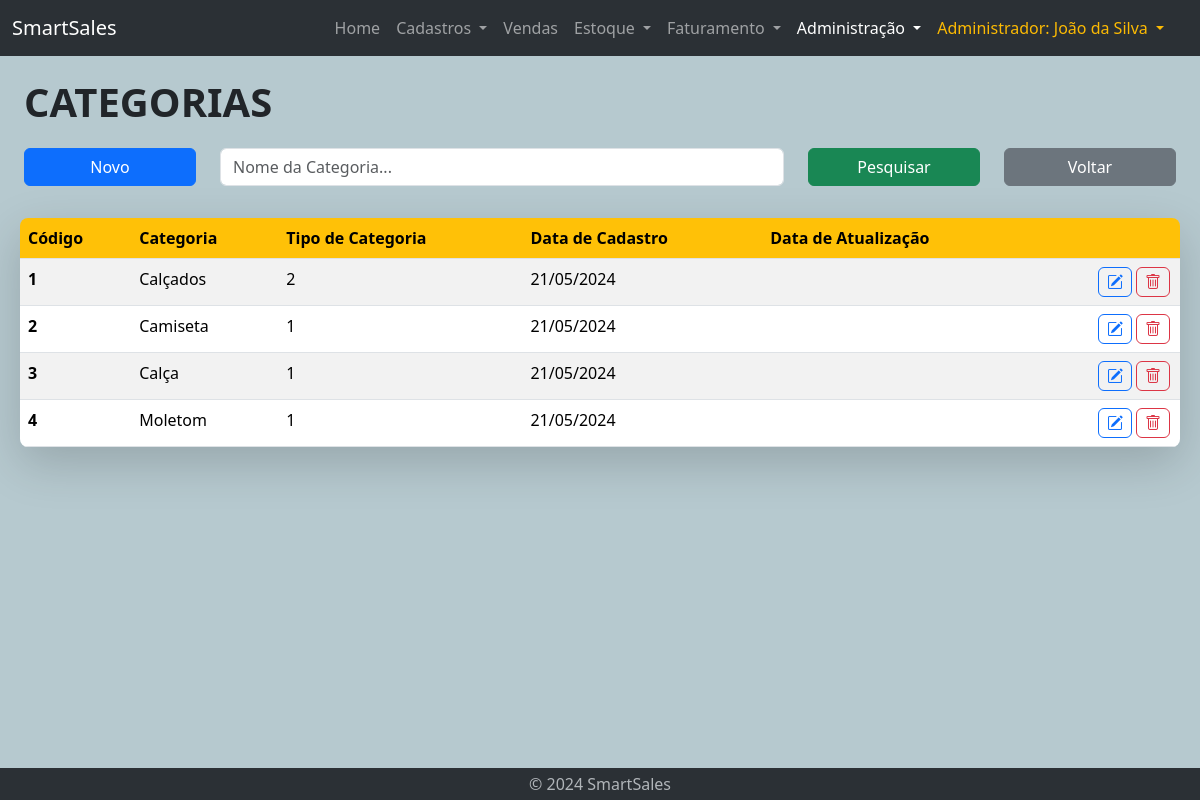
/admin-lst-categoria.php (signed in), run on the app's committed database.
### tables this page shows
CREATE TABLE categoria (
    id int AUTO_INCREMENT PRIMARY KEY,
    nome VARCHAR(255) NOT NULL,
    tipo_categoria int NOT NULL,
    data_cad DATE,
    data_updt DATE
);

### admin-lst-categoria.php (the view, shortened to what this page needs)
<!DOCTYPE html>
<html lang="en">
<head>
    <?php require "geral/links.php" ?>
</head>
<body id="admin">
    <?php require "geral/navbar.php" ?>
    <?php require 'bd/connection.php'; ?>
    <div class="container-fluid mt-3 home">
        <div class="container-fluid">
            <div class="title-text">
                CATEGORIAS
            </div>
        </div>
        <div class="container-fluid mt-3">
            <form action="admin-lst-categoria.php" method="post">
                <div class="row">
                    <div class="col-lg-2 col-sm-2 col-3">
                        <button type="button" class="btn btn-primary mb-3 w-100" onclick="window.location.href='admin-cad-categoria.php'">Novo</button>
                    </div>
                    <div class="col-lg-6 col-sm-7 col-9">
                            <input type="text" name="nomeCategoria" class="form-control mb-3" id="inputPesquisa" placeholder="Nome da Categoria..."
                                value="<?php echo isset($_POST['nomeCategoria']) ? $_POST['nomeCategoria'] : ''; ?>">
                    </div>
                    <div class="col-lg-2 col-sm-3 col-12">
                        <button type="submit" class="btn btn-success mb-3 w-100">Pesquisar</button>
                    </div>
                    <div class="col-lg-2 col-sm-2 col-12">
                        <button type="button" class="btn btn-secondary mb-3 w-100" onclick="window.location.href='admin-produto.php'">Voltar</button>
                    </div>
                </div>
            </form>
        </div>
        <div class="container-fuid mt-3 ms-lg-2 me-lg-2 shadow-lg rounded-3">
            <?php
                $conn = new mysqli($servername, $username, $password, $database);
                $sql = "SELECT t1.id, t1.nome, t1.tipo_categoria, t1.data_cad, t1.data_updt FROM categoria t1";
                ?>
                <div class='table-responsive table-wrapper'>
                    <table class='table table-striped table-hover rounded-3 overflow-hidden' id='myTable'>
                	    <thead class='thead-yellow'>
                            <tr>
                                <th scope='col'>Código</th>
                                <th scope='col'>Categoria</th>
                                <th scope='col'>Tipo de Categoria</th>
                                <th scope='col'>Data de Cadastro</th>
                                <th scope='col'>Data de Atualização</th>
                                <th scope='col'> </th>
                            </tr>
                	    </thead>
                <?php
                if ($result = $conn->query($sql)) {
                    if ($result->num_rows > 0) {
                        echo "<tbody>";
                        while ($row = $result->fetch_assoc() ) {
                            $dataN = explode('-', $row["data_cad"]);
                            $ano_cad = $dataN[0];
                            $mes_cad = $dataN[1];
                            $dia_cad = $dataN[2];
                            $cod = $row["id"];
                            $nova_data_cad = $dia_cad . '/' . $mes_cad . '/' . $ano_cad;
                            echo "<tr>";
                            echo "  <th scope'row'>";
                            echo $cod;
                            echo "  </th><td>";
                            echo $row["nome"];
                            echo "  </td><td>";
                            echo $row["tipo_categoria"];
                            echo "  </td><td>";
                            echo $nova_data_cad;
                            echo "  </td><td>";
                            echo "  </td>";
            ?>
                                <td>
                                    <button type="button" class="btn btn-outline-danger"
                                    data-bs-toggle="tooltip" data-bs-placement="left" data-bs-title="Excluir categoria" data-bs-custom-class="custom-tooltip"
                                    onclick="window.location.href='admin-del-categoria.php?id=<?php echo $cod; ?>'">
                                        <a class="bi bi-trash"></a>
                                    </button>
                                    <button type="button" class="btn btn-outline-primary"
                                    data-bs-toggle="tooltip" data-bs-placement="left" data-bs-title="Editar categoria" data-bs-custom-class="custom-tooltip"
                                    onclick="window.location.href='admin-updt-categoria.php?id=<?php echo $cod; ?>'">
                                        <a class="bi bi-pencil-square"></a>
                                    </button>
                                </td>
                            </tr>
            <?php
                        }
                        echo "</tbody>";
                    }
                    echo "  </table>";
                    echo "</div>";
                } else {
                    echo "Erro executando SELECT: " . $conn->connect_error;
                }
            ?>
        </div>
    </div>
    <?php require "geral/footer.php" ?>
</body>
</html>

### geral/links.php (shortened to what this page needs)
<link rel="stylesheet" href="framework/bootstrap-5.3.3-dist/css/bootstrap.min.css">
<link rel="stylesheet" href="https://cdn.jsdelivr.net/npm/bootstrap-icons@1.11.3/font/bootstrap-icons.min.css">
<link href="https://cdn.jsdelivr.net/npm/sweetalert2@11.10.8/dist/sweetalert2.min.css" rel="stylesheet">
<link rel="stylesheet" href="css/style.css">

### geral/navbar.php (shortened to what this page needs)
<nav class="navbar navbar-expand-lg bg-body-tertiary" data-bs-theme="dark">
    <div class="container-fluid">
        <a class="navbar-brand" href="home.php">SmartSales</a>
        <div class="offcanvas offcanvas-end" tabindex="-1" id="offcanvasNavbar" aria-labelledby="offcanvasNavbarLabel">
            <div class="offcanvas-body">
                <ul class="navbar-nav justify-content-end flex-grow-1 pe-3">
                    <li class="nav-item">
                        <a class="nav-link" id="home" aria-current="page" href="home.php">Home</a>
                    </li>
                    <li class="nav-item dropdown">
                        <a class="nav-link dropdown-toggle" id="cadastro" href="#" role="button" data-bs-toggle="dropdown" aria-expanded="false">
                            Cadastros
                        </a>
                    </li>
                    <li class="nav-item">
                        <a class="nav-link" id="vendas" href="vendedor-lst-vendas.php" role="button">
                            Vendas
                        </a>
                    </li>
                    <li class="nav-item dropdown">
                        <a class="nav-link dropdown-toggle" id="estoque" href="#" role="button" data-bs-toggle="dropdown" aria-expanded="false">
                            Estoque
                        </a>
                    </li>
                    <li class="nav-item dropdown">
                        <a class="nav-link dropdown-toggle" id="faturamento" href="#" role="button" data-bs-toggle="dropdown" aria-expanded="false">
                            Faturamento
                        </a>
                    </li>
                    <li class="nav-item dropdown">
                        <a class="nav-link dropdown-toggle" id="admin" href="#" role="button" data-bs-toggle="dropdown" aria-expanded="false">
                            Administração
                        </a>
                    </li>
                    <li class="nav-item dropdown">
                        <a class="nav-link dropdown-toggle" href="#" role="button" id="dropdownMenuLink" data-bs-toggle="dropdown" aria-expanded="false" style="color: #fcba03">
                            <?php echo $_SESSION['cargo_nome'] . ": " . $_SESSION['nome']; ?>
                        </a>
                    </li>
                </ul>
            </div>
        </div>
    </div>
</nav>

### geral/footer.php (shortened to what this page needs)
<footer class="my-0" data-bs-theme="dark" style="width: 100% !important">
    <p class="text-center text-body-secondary" style="margin-bottom: 0px;"><a href="#" class="nav-link p-1" data-bs-toggle="modal" data-bs-target="#sobreModal">© 2024 SmartSales</a></p>
</footer>

### css/style.css (style rules this page uses)
body { display: flex; flex-direction: column; min-height: 100vh; background-color: #b6c9cf; }
footer { margin-top: auto; background-color: rgb(43, 48, 53); width: 100% !important; }
.container-fluid.home { flex: 1; margin-bottom: 1rem; }
.title-text { font-weight: 900; font-size: 40px; }
div.table-responsive #myTable .btn { padding: 2px 8px; float: right; margin: 0px 2px; }
div.table-responsive #myTable { margin-bottom: 0px; }
div.table-responsive #myTable a { color: inherit; }
.thead-yellow { --bs-table-color: black; --bs-table-bg: #ffc107; color: var(--bs-table-color); }

### data on the page
categoria: id "1", nome "Calçados", tipo_categoria "2", data_cad "21/05/2024"
categoria: id "2", nome "Camiseta", tipo_categoria "1", data_cad "21/05/2024"
categoria: id "3", nome "Calça", tipo_categoria "1", data_cad "21/05/2024"
categoria: id "4", nome "Moletom", tipo_categoria "1", data_cad "21/05/2024"

### other printed values
$_SESSION['cargo_nome'] "Administrador"
$_SESSION['nome'] "João da Silva"
